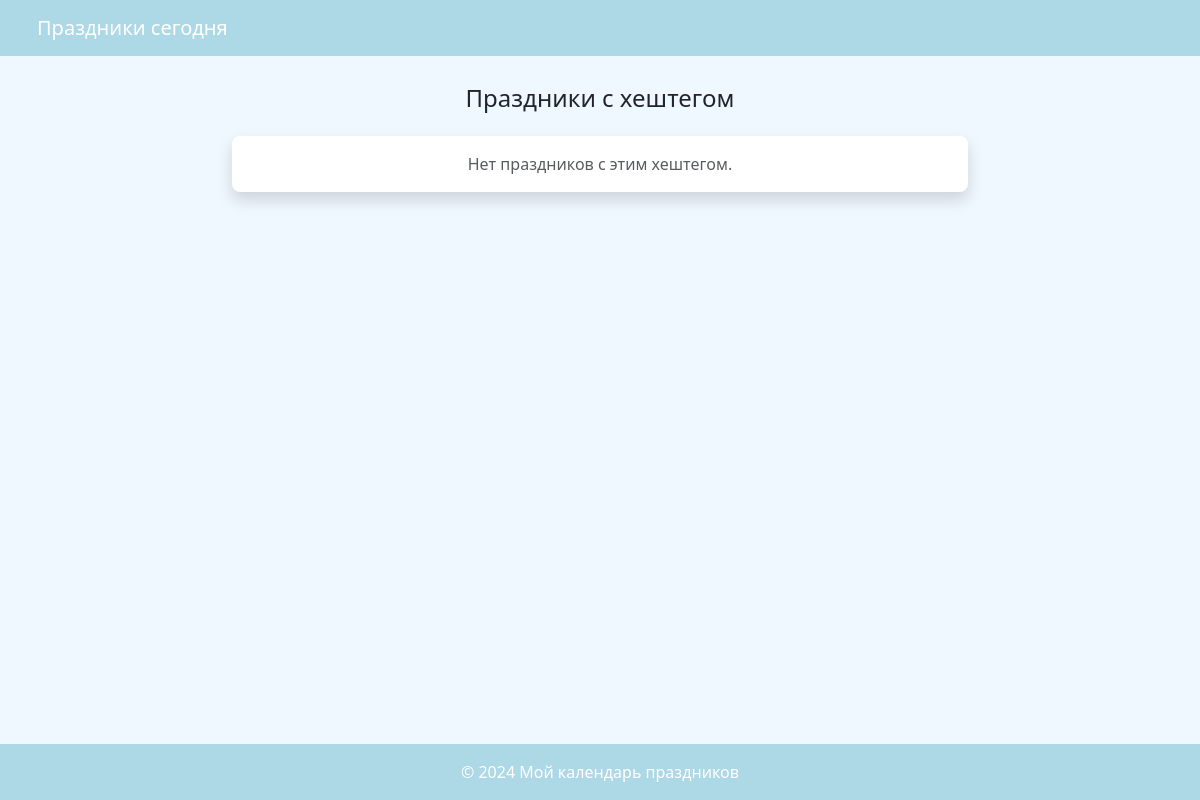
The app's page /hashtag/mirovoi/, older data.
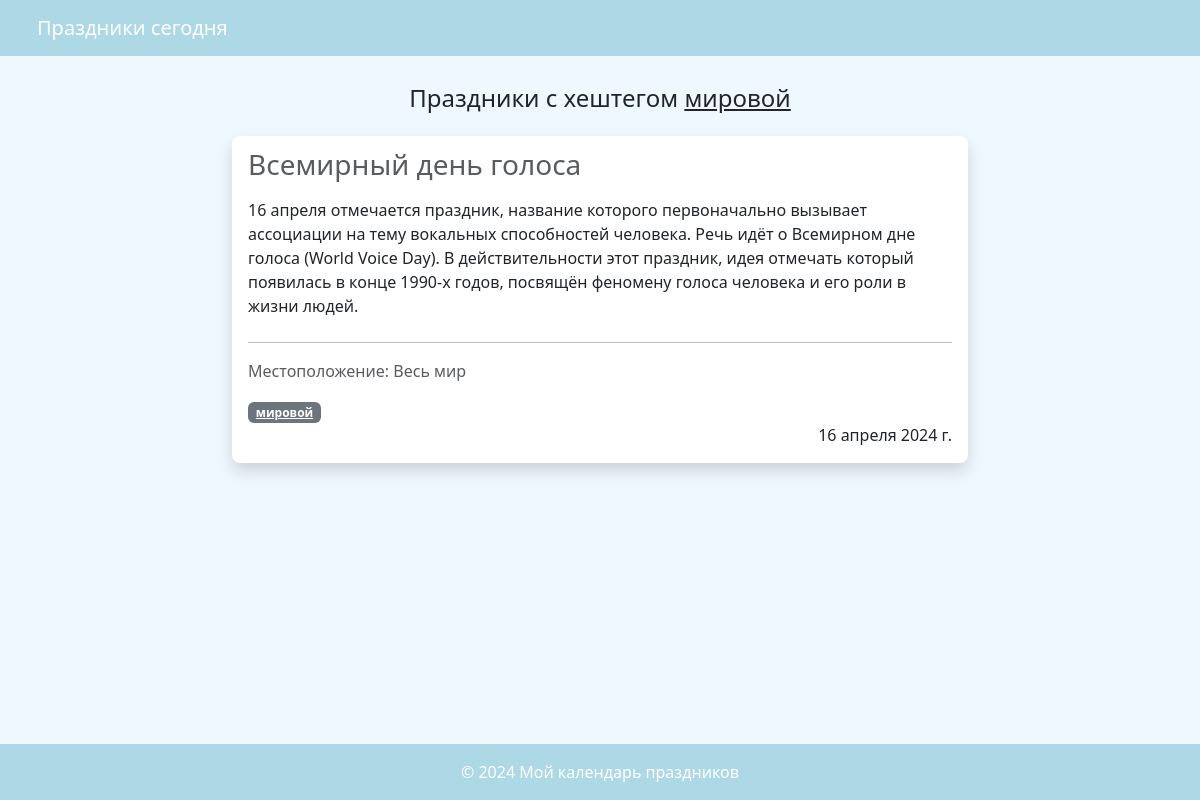
The same page, newer data.
### calendar_app/models.py (models this page shows, shortened)
class Hashtag(models.Model):
    name = models.CharField(max_length=100, db_index=True, verbose_name="Хэштег")
    slug = models.SlugField(max_length=100, unique=True, blank=True)

class Holiday(models.Model):
    name = models.CharField(max_length=100, verbose_name="Праздник")
    date = models.DateField(verbose_name="Дата")
    description = models.TextField(verbose_name="Описание")
    category = models.ForeignKey(
        Category, on_delete=models.CASCADE, verbose_name="Категория"
    )  # Связь с моделью Category
    location = models.ForeignKey(
        Location, on_delete=models.CASCADE, verbose_name="Местоположение"
    )  # Связь с моделью Location
    hashtags = models.ManyToManyField(Hashtag, verbose_name="Хэштеги")

class Location(models.Model):
    name = models.CharField(
        max_length=100, verbose_name="Местоположение", null=True, blank=True
    )
    def __str__(self):
        return self.name

### calendar_app/views.py (the view)
def get_holidays_by_hashtag(request, hashtag):
    try:
        hashtag_obj = Hashtag.objects.get(slug=hashtag)
        holidays = Holiday.objects.filter(hashtags=hashtag_obj)
        return render(
            request, "calendar_app/holidays_by_hashtag.html", {"holidays": holidays, "hashtag": hashtag_obj.name}
        )
    except Hashtag.DoesNotExist:
        return render(
            request,
            "calendar_app/holidays_by_hashtag.html",
            {"error_message": "Хештег не найден"},
        )

### calendar_app/templates/calendar_app/holidays_by_hashtag.html (shortened to what this page needs)
{% extends 'base.html' %}
{% block content %}
    <div class="row justify-content-center mt-4">
        <p class="text-center" style="font-size: 24px; margin-bottom: 20px;">Праздники с хештегом <u>{{ hashtag }}</u></p>
        <div class="col-md-8">
            {% for holiday in holidays %}
                <div class="card mb-4 border-0 rounded-3 shadow">
                    <div class="card-body">
                        <h3 class="card-subtitle mb-3 text-muted">{{ holiday.name }}</h3>
                        <p class="card-text mb-4">{{ holiday.description }}</p>
                        <hr style="border-top: 1px solid #000;">
                        <p class="card-text text-muted">Местоположение: {{ holiday.location }}</p>
                        <div class="mt-3">
                            {% for hashtag in holiday.hashtags.all %}
                                <a href="{% url 'holidays_by_hashtag' hashtag=hashtag.slug %}" class="badge bg-secondary">{{ hashtag.name }}</a>
                            {% endfor %}
                        </div>
                        <p class="card-text text-right" style="text-align: right;">{{ holiday.date }}</p>
                    </div>
                </div>
            {% empty %}
                <div class="card border-0 rounded-3 shadow mb-4">
                    <div class="card-body">
                        <p class="card-text text-muted text-center">Нет праздников с этим хештегом.</p>
                    </div>
                </div>
            {% endfor %}
        </div>
    </div>
{% endblock %}

### calendar_app/templates/base.html (shortened to what this page needs)
{% load static %}
<!DOCTYPE html>
<html lang="en">
<head>
    <link href="https://cdn.jsdelivr.net/npm/bootstrap@5.3.0-alpha1/dist/css/bootstrap.min.css" rel="stylesheet">
    <link rel="stylesheet" href="{% static 'css/main.css' %}">
</head>
<body>
    <header>
        <nav style="margin-left: 25px;" class="navbar navbar-expand-lg navbar-light">
            <div class="container-fluid">
                <a class="navbar-brand" href="{% url 'index' %}" style="color: #ffffff;">Праздники сегодня</a>
            </div>
        </nav>
    </header>
    <main class="container mt-4">
        {% block content %}
        {% endblock %}
    </main>
    <footer class="text-center py-3 fixed-bottom">
        &copy; 2024 Мой календарь праздников
    </footer>
</body>
</html>

### calendar_app/static/css/main.css (style rules this page uses)
body { background-color: #f0f8ff; }
header { background-color: #add8e6; }
footer { background-color: #add8e6; color: #ffffff; }

Row changes from the older to the newer data that the page shows:
added Hashtag: name "мировой"
added Holiday: name "Всемирный день голоса", description "16 апреля отмечается праздник, название которого первоначально вызывает ассоциации на тему вокальных способностей человека. Речь идёт о Всемирном дне голоса (World Voice Day). В действительности этот праздник, идея отмечать который появилась в конце 1990-х годов, посвящён феномену голоса человека и его роли в жизни людей.", location "Весь мир", date "16 апреля 2024 г."
Text that changed along with them:
text no longer shown: "Нет праздников с этим хештегом."
